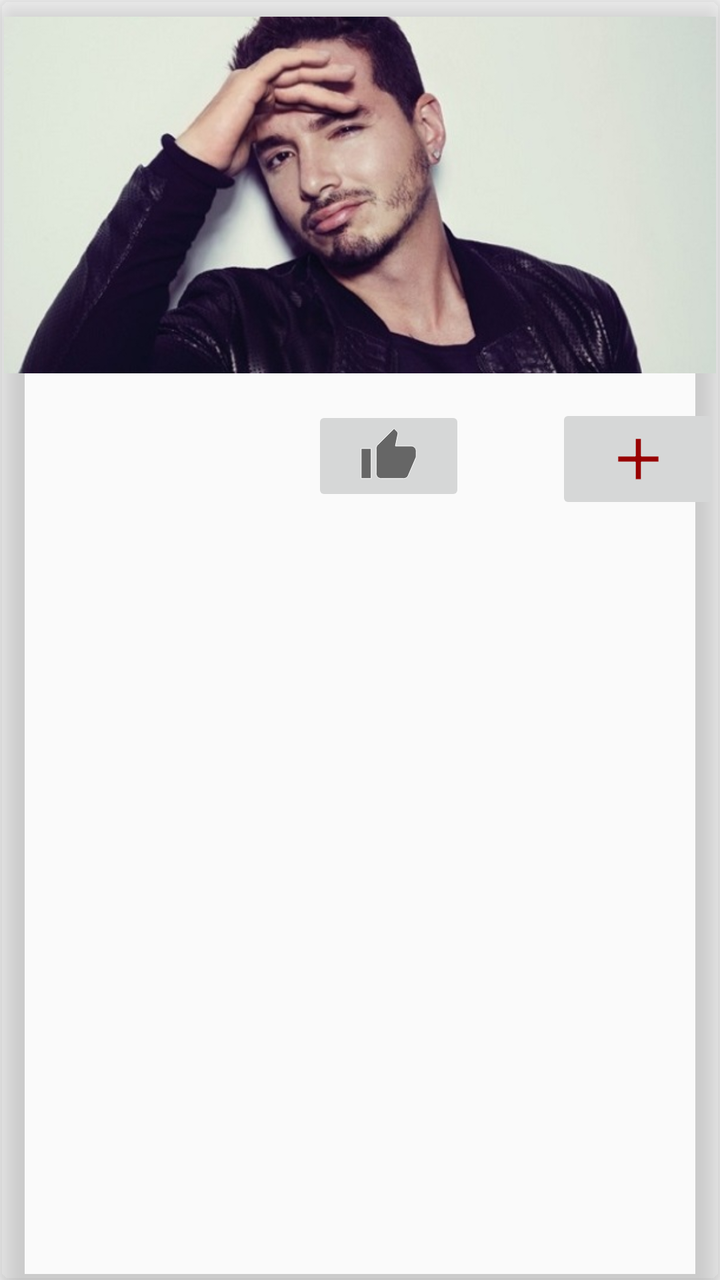
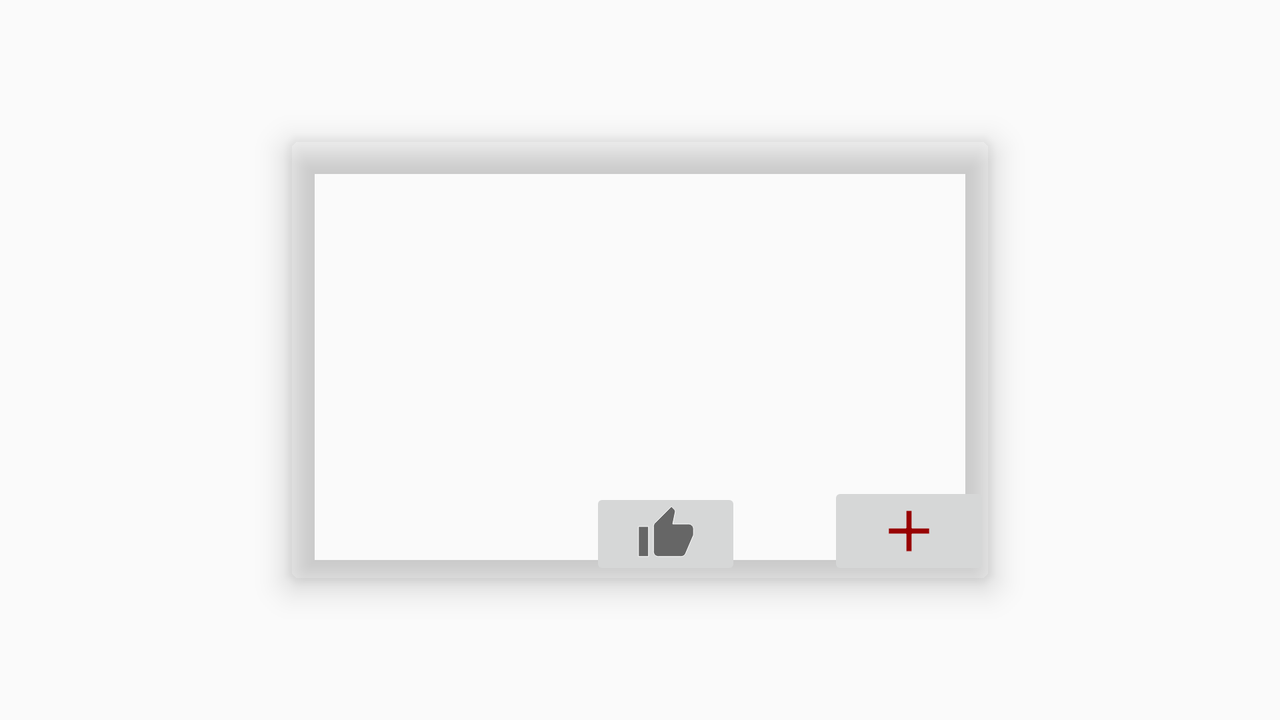

An Android layout and its configuration variant, each rendered on a device that would load it. The default file and the variant file are quoted in full after the pictures.
<!-- AndroidManifest.xml: application theme AppTheme -->
<!-- res/layout/participante_cardview.xml -->
<?xml version="1.0" encoding="utf-8"?>
<android.support.v7.widget.CardView xmlns:android="http://schemas.android.com/apk/res/android"
    xmlns:app="http://schemas.android.com/apk/res-auto"
    android:id="@+id/cardViewParticipante"
    android:layout_width="match_parent"
    android:layout_height="250dp"
    android:layout_margin="3dp"
    android:background="@drawable/degradado"
    app:cardBackgroundColor="@color/colorGris"
    app:cardCornerRadius="5dp"
    app:cardElevation="9dp">

    <RelativeLayout
        android:layout_width="match_parent"
        android:layout_height="wrap_content">

        <ImageView
            android:id="@+id/imagenParticipante"
            android:layout_width="match_parent"
            android:layout_height="195dp"
            android:layout_marginLeft="2dp"
            android:layout_marginRight="2dp"
            android:src="@drawable/balvin"/>

        <LinearLayout
            android:layout_width="match_parent"
            android:layout_height="wrap_content"
            android:layout_below="@id/imagenParticipante"
            android:layout_marginTop="6dp"
            android:orientation="horizontal"
            android:weightSum="1">

            <TextView
                android:id="@+id/txtNombre"
                android:layout_width="wrap_content"
                android:layout_height="wrap_content"
                android:layout_marginLeft="20dp"
                android:layout_marginTop="2dp"
                android:layout_weight="0.6"
                android:textAppearance="?android:attr/textAppearanceLarge"
                android:textColor="@color/vinotinto"
                android:textSize="20dp"
                android:textStyle="bold" />

            <ImageButton
                android:id="@+id/imageVotar"
                android:layout_width="wrap_content"
                android:layout_height="wrap_content"
                android:layout_marginTop="2dp"
                android:layout_weight="0.1"
                android:onClick="votarParticipante"
                android:src="@drawable/ic_votacion" />

            <TextView
                android:id="@+id/txtNumVotacion"
                android:layout_width="wrap_content"
                android:layout_height="wrap_content"
                android:layout_marginTop="10dp"
                android:layout_weight="0.2"
                android:textColor="#FF0000"
                android:textSize="22dp" />

            <ImageButton
                android:id="@+id/imageMas"
                android:layout_width="wrap_content"
                android:layout_height="wrap_content"
                android:layout_marginTop="1dp"
                android:layout_weight="0.1"
                android:src="@drawable/ic_detalles" />
        </LinearLayout>
    </RelativeLayout>
</android.support.v7.widget.CardView>
<!-- resources referenced by this layout -->
<resources>
  <color name="vinotinto">#980000</color>
  <!-- drawable balvin: jpg bitmap (drawable, 40165 bytes) -->
  <!-- drawable degradado (drawable) -->
  <?xml version="1.0" encoding="utf-8"?>
  <selector xmlns:android="http://schemas.android.com/apk/res/android">
      <item>
          <shape xmlns:android="http://schemas.android.com/apk/res/android" android:shape="rectangle" >
                  <gradient
                      android:type="linear"
                      android:centerX="70%"
                      android:startColor="#FFff0000"
                      android:centerColor="#FF4C0000"
                      android:endColor="#FF000000"
                      android:angle="45"/>
          </shape>
      </item>
  </selector>
  <!-- drawable ic_detalles (drawable) -->
  <vector xmlns:android="http://schemas.android.com/apk/res/android"
          android:width="35dp"
          android:height="35dp"
          android:viewportWidth="24.0"
          android:viewportHeight="24.0">
      <path
          android:strokeColor="#D9D9D9"
          android:fillColor="@color/vinotinto"
          android:pathData="M19,13h-6v6h-2v-6H5v-2h6V5h2v6h6v2z"/>
  </vector>
  <!-- drawable ic_votacion (drawable) -->
  <vector xmlns:android="http://schemas.android.com/apk/res/android"
          android:width="30dp"
          android:height="30dp"
          android:viewportWidth="24.0"
          android:viewportHeight="24.0">
      <path
          android:strokeColor="#ffffff"
          android:fillColor="#666666"
          android:pathData="M1,21h4L5,9L1,9v12zM23,10c0,-1.1 -0.9,-2 -2,-2h-6.31l0.95,-4.57 0.03,-0.32c0,-0.41 -0.17,-0.79 -0.44,-1.06L14.17,1 7.59,7.59C7.22,7.95 7,8.45 7,9v10c0,1.1 0.9,2 2,2h9c0.83,0 1.54,-0.5 1.84,-1.22l3.02,-7.05c0.09,-0.23 0.14,-0.47 0.14,-0.73v-1.91l-0.01,-0.01L23,10z"/>
  </vector>
  <style name="AppTheme" parent="Theme.AppCompat.Light.NoActionBar">
          
          <item name="colorPrimary">@color/colorPrimary</item>
          <item name="colorPrimaryDark">@color/colorPrimaryDark</item>
          <item name="colorAccent">@color/colorAccent</item>
         </style>
  <color name="colorPrimary">#3F51B5</color>
  <color name="colorPrimaryDark">#303F9F</color>
  <color name="colorAccent">#FF4081</color>
</resources>
<!-- res/layout-land/participante_cardview.xml (the author's variant of the layout above) -->
<!-- drawn on the phone turned sideways -->
<?xml version="1.0" encoding="utf-8"?>
<RelativeLayout xmlns:android="http://schemas.android.com/apk/res/android"
    android:layout_width="match_parent"
    android:layout_height="wrap_content">

    <android.support.v7.widget.CardView xmlns:android="http://schemas.android.com/apk/res/android"
        xmlns:app="http://schemas.android.com/apk/res-auto"
        android:id="@+id/cardViewParticipante"
        android:layout_width="350dp"
        android:layout_height="220dp"
        android:layout_margin="4dp"
        android:background="@drawable/degradado"
        app:cardBackgroundColor="@color/colorGris"
        app:cardCornerRadius="5dp"
        app:cardElevation="9dp"

        android:layout_centerHorizontal="true"
        android:layout_centerVertical="true">

        <RelativeLayout
            android:layout_width="match_parent"
            android:layout_height="wrap_content">

            <ImageView
                android:id="@+id/imagenParticipante"
                android:layout_width="match_parent"
                android:layout_height="160dp"
                android:layout_margin="2dp" />

            <LinearLayout
                android:layout_width="match_parent"
                android:layout_height="wrap_content"
                android:layout_below="@id/imagenParticipante"
                android:layout_marginTop="6dp"
                android:orientation="horizontal"
                android:weightSum="1">

                <TextView
                    android:id="@+id/txtNombre"
                    android:layout_width="wrap_content"
                    android:layout_height="wrap_content"
                    android:layout_marginLeft="20dp"
                    android:layout_marginTop="2dp"
                    android:layout_weight="0.6"
                    android:textAppearance="?android:attr/textAppearanceLarge"
                    android:textColor="@color/vinotinto"
                    android:textSize="20dp"
                    android:textStyle="bold" />

                <ImageButton
                    android:id="@+id/imageVotar"
                    android:layout_width="wrap_content"
                    android:layout_height="wrap_content"
                    android:layout_marginTop="4dp"
                    android:layout_weight="0.1"
                    android:onClick="votarParticipante"
                    android:src="@drawable/ic_votacion" />

                <TextView
                    android:id="@+id/txtNumVotacion"
                    android:layout_width="wrap_content"
                    android:layout_height="wrap_content"
                    android:layout_marginTop="4dp"
                    android:layout_weight="0.2"
                    android:textColor="#FF0000"
                    android:textSize="22dp" />

                <ImageButton
                    android:id="@+id/imageMas"
                    android:layout_width="wrap_content"
                    android:layout_height="wrap_content"
                    android:layout_marginTop="1dp"
                    android:layout_weight="0.1"
                    android:src="@drawable/ic_detalles" />

                
                <LinearLayout
                    android:id="@+id/linearDescripcion"
                    android:layout_width="match_parent"
                    android:layout_height="wrap_content"
                    android:background="#ffffff"
                    android:orientation="vertical"
                    android:paddingLeft="8dp"
                    android:visibility="gone">

                    <TextView
                        android:id="@+id/descripcion"
                        android:layout_width="wrap_content"
                        android:layout_height="wrap_content"
                        android:layout_margin="2dp"
                        android:textColor="#000000"
                        android:textSize="16sp" />
                </LinearLayout>
            </LinearLayout>
        </RelativeLayout>
    </android.support.v7.widget.CardView>
</RelativeLayout>
<!-- resources referenced by the variant -->
<!-- as the phone turned sideways resolves them -->
<resources>
  <color name="vinotinto">#980000</color>
  <!-- drawable degradado (drawable) -->
  <?xml version="1.0" encoding="utf-8"?>
  <selector xmlns:android="http://schemas.android.com/apk/res/android">
      <item>
          <shape xmlns:android="http://schemas.android.com/apk/res/android" android:shape="rectangle" >
                  <gradient
                      android:type="linear"
                      android:centerX="70%"
                      android:startColor="#FFff0000"
                      android:centerColor="#FF4C0000"
                      android:endColor="#FF000000"
                      android:angle="45"/>
          </shape>
      </item>
  </selector>
  <!-- drawable ic_detalles (drawable) -->
  <vector xmlns:android="http://schemas.android.com/apk/res/android"
          android:width="35dp"
          android:height="35dp"
          android:viewportWidth="24.0"
          android:viewportHeight="24.0">
      <path
          android:strokeColor="#D9D9D9"
          android:fillColor="@color/vinotinto"
          android:pathData="M19,13h-6v6h-2v-6H5v-2h6V5h2v6h6v2z"/>
  </vector>
  <!-- drawable ic_votacion (drawable) -->
  <vector xmlns:android="http://schemas.android.com/apk/res/android"
          android:width="30dp"
          android:height="30dp"
          android:viewportWidth="24.0"
          android:viewportHeight="24.0">
      <path
          android:strokeColor="#ffffff"
          android:fillColor="#666666"
          android:pathData="M1,21h4L5,9L1,9v12zM23,10c0,-1.1 -0.9,-2 -2,-2h-6.31l0.95,-4.57 0.03,-0.32c0,-0.41 -0.17,-0.79 -0.44,-1.06L14.17,1 7.59,7.59C7.22,7.95 7,8.45 7,9v10c0,1.1 0.9,2 2,2h9c0.83,0 1.54,-0.5 1.84,-1.22l3.02,-7.05c0.09,-0.23 0.14,-0.47 0.14,-0.73v-1.91l-0.01,-0.01L23,10z"/>
  </vector>
  <style name="AppTheme" parent="Theme.AppCompat.Light.NoActionBar">
          
          <item name="colorPrimary">@color/colorPrimary</item>
          <item name="colorPrimaryDark">@color/colorPrimaryDark</item>
          <item name="colorAccent">@color/colorAccent</item>
         </style>
  <color name="colorPrimary">#3F51B5</color>
  <color name="colorPrimaryDark">#303F9F</color>
  <color name="colorAccent">#FF4081</color>
</resources>
